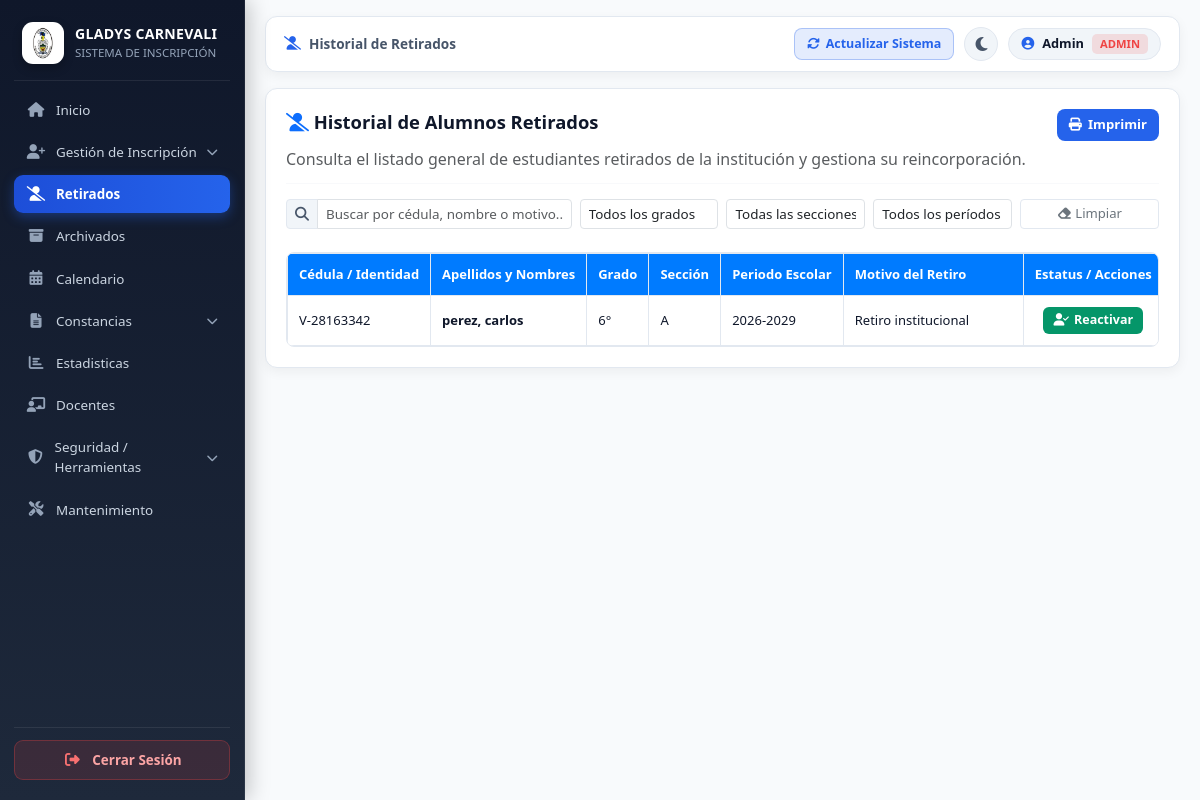
Page /retirados.php (signed in) on the committed database.
### tables this page shows
CREATE TABLE `inscripcion` (
  `id` int(11) NOT NULL AUTO_INCREMENT,
  `cédula_escolar_estudiante` varchar(15) NOT NULL,
  `año_escolar` varchar(9) NOT NULL,
  `id_grado` int(11) NOT NULL,
  `id_seccion` int(11) NOT NULL,
  `tipo_estudiante` varchar(30) NOT NULL,
  `plantel_procedencia` varchar(100) DEFAULT NULL,
  PRIMARY KEY (`id`),
  KEY `fk_estudiante_inscripcion` (`cédula_escolar_estudiante`),
  KEY `fk_grado_inscripcion` (`id_grado`),
  KEY `fk_seccion_inscripcion` (`id_seccion`),
  CONSTRAINT `fk_estudiante_inscripcion` FOREIGN KEY (`cédula_escolar_estudiante`) REFERENCES `estudiante` (`cédula_escolar`) ON DELETE CASCADE ON UPDATE CASCADE,
  CONSTRAINT `fk_grado_inscripcion` FOREIGN KEY (`id_grado`) REFERENCES `grados` (`id`) ON DELETE CASCADE ON UPDATE CASCADE,
  CONSTRAINT `fk_seccion_inscripcion` FOREIGN KEY (`id_seccion`) REFERENCES `secciones` (`id`) ON DELETE CASCADE ON UPDATE CASCADE
);

CREATE TABLE `estudiante` (
  `cédula_escolar` varchar(15) NOT NULL,
  `nombres` varchar(60) NOT NULL,
  `apellidos` varchar(60) NOT NULL,
  `fecha_nacimiento` date NOT NULL,
  `género` varchar(15) DEFAULT NULL,
  `nacionalidad` varchar(30) NOT NULL,
  `peso` decimal(5,2) DEFAULT NULL,
  `talla` decimal(5,2) DEFAULT NULL,
  `talla_camisa` varchar(10) DEFAULT NULL,
  `talla_pantalón` varchar(10) DEFAULT NULL,
  `calzado` varchar(10) DEFAULT NULL,
  `entidad_federal` varchar(60) DEFAULT NULL,
  `lugar_nacimiento` varchar(100) DEFAULT NULL,
  `municipio_nacimiento` varchar(60) DEFAULT NULL,
  `parroquia_nacimiento` varchar(80) DEFAULT NULL,
  `dirección_domicilio` varchar(200) DEFAULT NULL,
  `religión` varchar(40) DEFAULT NULL,
  `con_quien_vive` varchar(100) DEFAULT NULL,
  `padres_separados` tinyint(1) DEFAULT NULL,
  `ha_repetido_grado` tinyint(1) DEFAULT NULL,
  `grados_repetidos` varchar(100) DEFAULT NULL,
  `necesidades_especiales` tinyint(1) DEFAULT NULL,
  `descripción_condición` text,
  `informe_especialista` tinyint(1) DEFAULT NULL,
  `informe_alimentación` tinyint(1) DEFAULT NULL,
  `atendido_aula_integrada` tinyint(1) DEFAULT NULL,
  PRIMARY KEY (`cédula_escolar`)
);

CREATE TABLE `grados` (
  `id` int(11) NOT NULL AUTO_INCREMENT,
  `nombre_grado` varchar(30) NOT NULL,
  PRIMARY KEY (`id`)
);

CREATE TABLE `secciones` (
  `id` int(11) NOT NULL AUTO_INCREMENT,
  `nombre_seccion` varchar(10) NOT NULL,
  PRIMARY KEY (`id`)
);

### retirados.php (the view, shortened to what this page needs)
<?php
include("conexion.php");
$rol_actual = $_SESSION['rol'] ?? 'Administrador';
$periodo_activo_conf = '';
if ($conexion instanceof PDO) {
    try {
        $st_pc = $conexion->query("SELECT valor FROM configuracion WHERE clave = 'periodo_escolar' LIMIT 1");
        $row_pc = $st_pc ? $st_pc->fetch(PDO::FETCH_ASSOC) : null;
        if ($row_pc && !empty($row_pc['valor'])) {
            $periodo_activo_conf = trim((string)$row_pc['valor']);
        }
    } catch (Exception $e) {}
}
$motivos_retiro = [];
if ($conexion instanceof PDO) {
    try {
        $st_mot = $conexion->query("SELECT cedula, motivo FROM retirados ORDER BY id DESC");
        if ($st_mot) {
            while ($rm = $st_mot->fetch(PDO::FETCH_ASSOC)) {
                $ced_m = trim((string)($rm['cedula'] ?? ''));
                $mot_m = trim((string)($rm['motivo'] ?? ''));
                if ($ced_m !== '' && !isset($motivos_retiro[$ced_m]) && $mot_m !== '') {
                    $motivos_retiro[$ced_m] = $mot_m;
                }
            }
        }
    } catch (Exception $e) {}
}
$registros_retirados = [];
$sql_retirados = "SELECT
                    e.cédula_escolar,
                    e.nombres,
                    e.apellidos,
                    g.nombre_grado as grado,
                    s.nombre_seccion as seccion,
                    i.año_escolar
                  FROM inscripcion i
                  JOIN estudiante e ON i.cédula_escolar_estudiante = e.cédula_escolar
                  LEFT JOIN grados g ON i.id_grado = g.id
                  LEFT JOIN secciones s ON i.id_seccion = s.id
                  WHERE i.tipo_estudiante = 'Retirado'
                  ORDER BY e.apellidos ASC, e.nombres ASC";
$res_ret = ($conexion instanceof PDO) ? $conexion->query($sql_retirados) : @mysqli_query($conexion, $sql_retirados);
if ($res_ret) {
    $rows_r = ($conexion instanceof PDO) ? $res_ret->fetchAll(PDO::FETCH_ASSOC) : $res_ret;
    foreach ($rows_r as $rt) {
        $gra_val = trim((string)($rt['grado'] ?? '1'));
        $sec_val = trim((string)($rt['seccion'] ?? 'A'));
        $per_val = !empty($rt['año_escolar']) ? trim((string)$rt['año_escolar']) : $periodo_activo_conf;
        $rt['grado_mostrar'] = $gra_val;
        $rt['seccion_mostrar'] = $sec_val;
        $rt['periodo_mostrar'] = $per_val;
        $registros_retirados[] = $rt;
    }
}
?>
<!DOCTYPE html>
<html lang="es">
<head>
    <link href="https://cdn.jsdelivr.net/npm/bootstrap@5.3.0/dist/css/bootstrap.min.css" rel="stylesheet">
    <link rel="stylesheet" href="https://cdnjs.cloudflare.com/ajax/libs/font-awesome/6.4.0/css/all.min.css">
</head>
<body>
    <?php include("menu.php"); ?>
    <main class="main-content">
        <div class="top-header-bar no-print">
            <div class="top-breadcrumb">
                <i class="fas fa-user-slash" style="color: #2563eb;"></i>
                <span>Historial de Retirados</span>
            </div>
            <div class="top-actions">
                <button type="button" class="tool-action-btn btn-refresh-cache" onclick="actualizarDashboard()" title="Actualizar datos">
                    <i class="fas fa-sync-alt" id="refreshIcon"></i> Actualizar Sistema
                </button>
                <button type="button" class="btn-theme-switch" onclick="toggleDashboardTheme()" title="Cambiar Tema">
                    <i class="fas fa-moon" id="dashThemeIcon"></i>
                </button>
                <div class="user-profile-pill">
                    <i class="fas fa-user-circle" style="color: #2563eb;"></i>
                    <span><?php echo htmlspecialchars($_SESSION['usuario'] ?? 'Usuario', ENT_QUOTES, 'UTF-8'); ?></span>
                    <span class="role-badge <?php echo $es_administrador ? 'badge-admin' : 'badge-coord'; ?>">
                        <?php echo $es_administrador ? 'Admin' : htmlspecialchars($rol_actual, ENT_QUOTES, 'UTF-8'); ?>
                    </span>
                </div>
            </div>
        </div>
        <div class="card">
            <div class="header-actions">
                <h2><i class="fas fa-user-slash text-primary" style="color: #2563eb;"></i> Historial de Alumnos Retirados</h2>
                <button type="button" onclick="window.print()" class="btn-imprimir no-print">
                    <i class="fas fa-print"></i> Imprimir
                </button>
            </div>
            <p class="text-muted" style="color: var(--text-secondary); margin-bottom: 12px;">Consulta el listado general de estudiantes retirados de la institución y gestiona su reincorporación.</p>
            <hr style="margin-top: 0; margin-bottom: 15px; border: 0; border-top: 1px solid var(--border-color);">
            <div class="row g-2 mb-2 no-print align-items-end">
                <div class="col-12 col-md-4">
                    <div class="input-group input-group-sm">
                        <span class="input-group-text" style="background: var(--bg-surface-alt); color: var(--text-secondary); border-color: var(--border-color);"><i class="fas fa-search"></i></span>
                        <input type="text" id="buscarRetirado" class="form-control" placeholder="Buscar por cédula, nombre o motivo..." onkeyup="filtrarRetirados()" style="font-size: 0.84rem;">
                    </div>
                </div>
                <div class="col-4 col-md-2">
                    <select id="filtroGradoRet" class="form-control form-control-sm" onchange="filtrarRetirados()" style="font-size: 0.84rem;">
                        <option value="">Todos los grados</option>
                    </select>
                </div>
                <div class="col-4 col-md-2">
                    <select id="filtroSeccionRet" class="form-control form-control-sm" onchange="filtrarRetirados()" style="font-size: 0.84rem;">
                        <option value="">Todas las secciones</option>
                    </select>
                </div>
                <div class="col-4 col-md-2">
                    <select id="filtroPeriodoRet" class="form-control form-control-sm" onchange="filtrarRetirados()" style="font-size: 0.84rem;">
                        <option value="">Todos los períodos</option>
                    </select>
                </div>
                <div class="col-12 col-md-2">
                    <button type="button" class="btn btn-outline-secondary btn-sm w-100" onclick="limpiarBusquedaRetirados()" title="Limpiar filtros" style="border-color: var(--border-color); font-size: 0.82rem;">
                        <i class="fas fa-eraser"></i> Limpiar
                    </button>
                </div>
            </div>
            <div class="table-responsive">
                <table id="tablaRetirados">
                    <thead>
                        <tr>
                            <th>Cédula / Identidad</th>
                            <th>Apellidos y Nombres</th>
                            <th>Grado</th>
                            <th>Sección</th>
                            <th>Periodo Escolar</th>
                            <th>Motivo del Retiro</th>
                            <th class="no-print" style="text-align: center;">Estatus / Acciones</th>
                        </tr>
                    </thead>
                    <tbody>
                        <?php
                        if (!empty($registros_retirados)) {
                            foreach ($registros_retirados as $rt) {
                                $ced_rt = trim((string)($rt['cédula_escolar'] ?? ''));
                                $nombre_mostrar = trim(($rt['apellidos'] ?? '') . ', ' . ($rt['nombres'] ?? ''), ', ');
                                $grado_rt = $rt['grado_mostrar'] ?? '1';
                                $seccion_rt = $rt['seccion_mostrar'] ?? 'A';
                                $periodo_rt = $rt['periodo_mostrar'] ?? '';
                                $motivo_rt = $motivos_retiro[$ced_rt] ?? 'Retiro institucional';
                                $ced_js = htmlspecialchars(json_encode($ced_rt, JSON_UNESCAPED_UNICODE), ENT_QUOTES, 'UTF-8');
                                $nom_js = htmlspecialchars(json_encode($nombre_mostrar, JSON_UNESCAPED_UNICODE), ENT_QUOTES, 'UTF-8');
                                echo "<tr data-fila-retirado='1' data-grado='" . htmlspecialchars($grado_rt, ENT_QUOTES, 'UTF-8') . "' data-seccion='" . htmlspecialchars($seccion_rt, ENT_QUOTES, 'UTF-8') . "' data-periodo='" . htmlspecialchars($periodo_rt, ENT_QUOTES, 'UTF-8') . "'>
                                        <td>" . htmlspecialchars($ced_rt, ENT_QUOTES, 'UTF-8') . "</td>
                                        <td><strong>" . htmlspecialchars($nombre_mostrar, ENT_QUOTES, 'UTF-8') . "</strong></td>
                                        <td>" . htmlspecialchars($grado_rt, ENT_QUOTES, 'UTF-8') . "°</td>
                                        <td>" . htmlspecialchars($seccion_rt, ENT_QUOTES, 'UTF-8') . "</td>
                                        <td>" . htmlspecialchars($periodo_rt, ENT_QUOTES, 'UTF-8') . "</td>
                                        <td class='col-motivo'>" . htmlspecialchars($motivo_rt, ENT_QUOTES, 'UTF-8') . "</td>
                                        <td class='no-print' style='text-align: center;'>
                                            <button type='button' class='btn-reactivar' onclick='abrirModalReactivar(" . $ced_js . ", " . $nom_js . ")' title='Volver a Activar'>
                                                <i class='fas fa-user-check'></i> Reactivar
                                            </button>
                                        </td>
                                      </tr>";
                            }
                        } else {
                            echo "<tr><td colspan='7' style='text-align: center; color: var(--text-secondary); padding: 20px;'>No hay registros de alumnos retirados cargados en el historial.</td></tr>";
                        }
                        ?>
                    </tbody>
                </table>
            </div>
        </div>
    </main>
</body>
</html>

### retirados.php (style rules this page uses)
:root { --bg-main: #f8fafc; --bg-surface: #ffffff; --bg-surface-alt: #f1f5f9; --text-primary: #0f172a; --text-secondary: #475569; --border-color: #e2e8f0; --card-shadow: 0 4px 12px rgba(0, 0, 0, 0.05); }
html, body { min-height: 100vh; margin: 0; padding: 0; font-family: 'Segoe UI', system-ui, -apple-system, sans-serif; background-color: var(--bg-main); color: var(--text-primary); display: flex; width: 100%; transition: background-color 0.25s ease, color 0.25s ease; }
.main-content { flex: 1; min-width: 0; padding: 16px 20px 24px 20px; box-sizing: border-box; position: relative; z-index: 1; align-self: stretch; background-color: var(--bg-main); }
.top-header-bar { background-color: var(--bg-surface); padding: 10px 18px; border-radius: 12px; border: 1px solid var(--border-color); box-shadow: var(--card-shadow); display: flex; justify-content: space-between; align-items: center; margin-bottom: 16px; flex-wrap: wrap; gap: 10px; }
.top-breadcrumb { display: flex; align-items: center; gap: 8px; font-size: 0.85rem; font-weight: 600; color: var(--text-secondary); }
.top-actions { display: flex; align-items: center; gap: 10px; flex-wrap: wrap; }
.tool-action-btn { display: inline-flex; align-items: center; gap: 6px; padding: 6px 12px; border-radius: 8px; font-size: 0.78rem; font-weight: 600; text-decoration: none; border: 1px solid var(--border-color); background-color: var(--bg-surface-alt); color: var(--text-primary); transition: all 0.2s ease; cursor: pointer; }
.tool-action-btn.btn-refresh-cache { background: rgba(37, 99, 235, 0.12); color: #2563eb; border-color: rgba(37, 99, 235, 0.3); }
.btn-theme-switch { width: 34px; height: 34px; border-radius: 50%; border: 1px solid var(--border-color); background-color: var(--bg-surface-alt); color: var(--text-secondary); display: flex; align-items: center; justify-content: center; cursor: pointer; }
.user-profile-pill { display: inline-flex; align-items: center; gap: 8px; padding: 5px 12px; border-radius: 50rem; background-color: var(--bg-surface-alt); border: 1px solid var(--border-color); font-size: 0.8rem; font-weight: 600; color: var(--text-primary); }
.role-badge { padding: 2px 8px; border-radius: 5px; font-size: 0.7rem; font-weight: 700; text-transform: uppercase; }
.role-badge.badge-admin { background-color: rgba(239, 68, 68, 0.15); color: #ef4444; }
.card { background: #FFFFFF; padding: 20px; border-radius: 12px; box-shadow: var(--card-shadow); margin-bottom: 20px; width: 100%; box-sizing: border-box; border: 1px solid var(--border-color); }
.card h2 { font-size: 1.15rem; font-weight: 700; margin-bottom: 5px; color: var(--text-primary); }
.header-actions { display: flex; justify-content: space-between; align-items: center; flex-wrap: wrap; gap: 10px; margin-bottom: 6px; }
.btn-imprimir { background-color: #2563eb; color: white; border: none; padding: 6px 12px; border-radius: 8px; cursor: pointer; font-weight: 600; font-size: 0.82rem; text-decoration: none; display: inline-flex; align-items: center; gap: 6px; }
.table-responsive { width: 100%; overflow-x: auto; border: 1px solid var(--border-color); border-radius: 8px; margin-top: 15px; }
table { width: 100%; border-collapse: collapse; font-size: 13px; background-color: var(--bg-surface); color: var(--text-primary); }
th, td { border: 1px solid var(--border-color); padding: 11px; text-align: left; white-space: nowrap; }
th { background-color: #007bff; color: white; position: sticky; top: 0; z-index: 10; }
td.col-motivo { white-space: normal; min-width: 180px; max-width: 300px; word-break: break-word; }
.btn-reactivar { background-color: #059669; color: white; border: none; padding: 4px 10px; border-radius: 6px; font-size: 0.78rem; font-weight: 600; cursor: pointer; text-decoration: none; display: inline-flex; align-items: center; gap: 5px; }

### rows in the picture
inscripcion: cédula_escolar_estudiante.cédula_escolar "V-28163342", cédula_escolar_estudiante.nombres "perez, carlos", id_grado.nombre_grado "6", id_seccion.nombre_seccion "A", año_escolar "2026-2029", cédula_escolar_estudiante.cédula_escolar "Retiro institucional"

### other values in the picture
$_SESSION['usuario'] "Admin"
